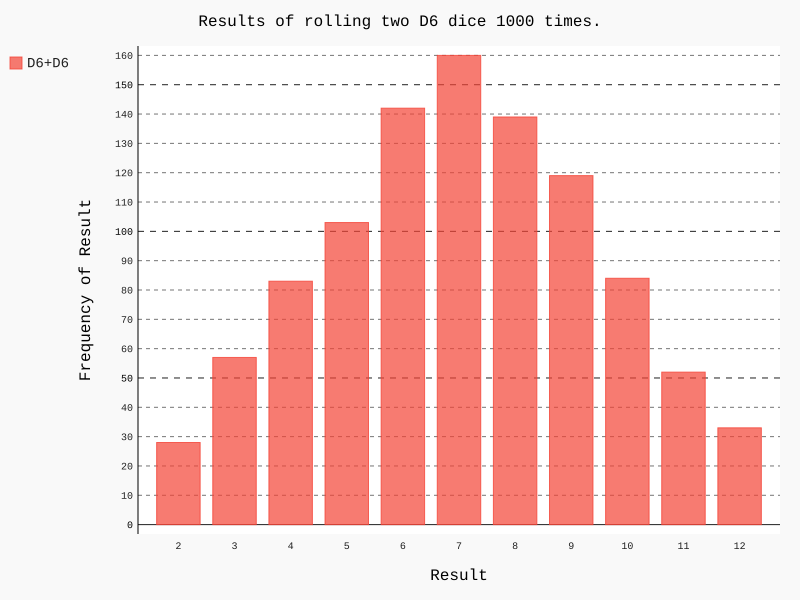

This chart was generated by the following Python code:
import pygal
from die import Die

# 创建两个D6
die_1=Die()
die_2=Die()

# 掷几次骰子，并将结果存储在一个列表中
results=[]
for roll_num in range(1000):
    result=die_1.roll()+die_2.roll()
    results.append(result)

# 分析结果
frequencies=[]
max_result=die_1.num_sides+die_2.num_sides
for value in range(2,max_result+1):
    frequency=results.count(value)
    frequencies.append(frequency)

# 对数据进行可视化
hist=pygal.Bar()

hist.title="Results of rolling two D6 dice 1000 times."
hist.x_labels=['2','3','4','5','6','7','8','9','10','11','12']
hist.x_title="Result"
hist.y_title="Frequency of Result"

hist.add('D6+D6',frequencies)
hist.render_to_file('dice_visual.svg')

print(frequencies)
